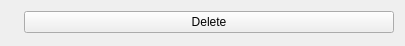
<?xml version="1.0" encoding="UTF-8"?>
<ui version="4.0">
 <class>dynamicForm</class>
 <widget class="QWidget" name="dynamicForm">
  <property name="geometry">
   <rect>
    <x>0</x>
    <y>0</y>
    <width>405</width>
    <height>46</height>
   </rect>
  </property>
  <property name="windowTitle">
   <string>Form</string>
  </property>
  <layout class="QFormLayout" name="formLayout">
   <item row="0" column="0">
    <widget class="QLabel" name="infoLabel">
     <property name="text">
      <string/>
     </property>
    </widget>
   </item>
   <item row="0" column="1">
    <widget class="QPushButton" name="deleteButton">
     <property name="text">
      <string>Delete</string>
     </property>
    </widget>
   </item>
  </layout>
 </widget>
 <resources/>
 <connections/>
</ui>
